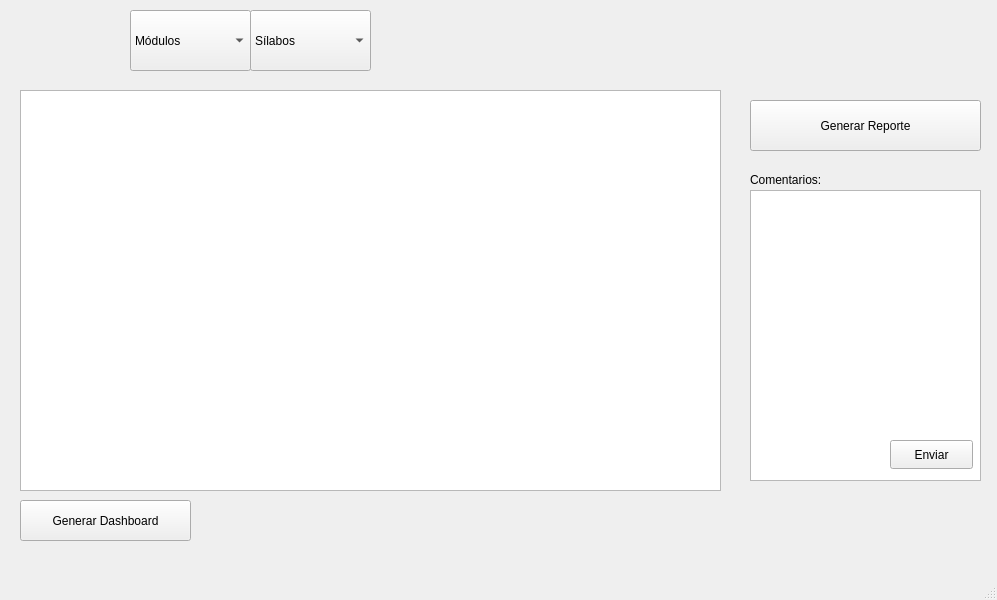
<?xml version="1.0" encoding="UTF-8"?>
<ui version="4.0">
 <class>PanelPrincipal</class>
 <widget class="QMainWindow" name="PanelPrincipal">
  <property name="geometry">
   <rect>
    <x>0</x>
    <y>0</y>
    <width>997</width>
    <height>600</height>
   </rect>
  </property>
  <property name="windowTitle">
   <string>MainWindow</string>
  </property>
  <widget class="QWidget" name="centralwidget">
   <widget class="QLabel" name="imageLabel">
    <property name="geometry">
     <rect>
      <x>780</x>
      <y>20</y>
      <width>201</width>
      <height>51</height>
     </rect>
    </property>
    <property name="text">
     <string/>
    </property>
    <property name="pixmap">
     <pixmap resource="recursos.qrc">:/images/imagenes/Imagen1.png</pixmap>
    </property>
    <property name="scaledContents">
     <bool>true</bool>
    </property>
   </widget>
   <widget class="QComboBox" name="comboBox">
    <property name="geometry">
     <rect>
      <x>130</x>
      <y>10</y>
      <width>121</width>
      <height>61</height>
     </rect>
    </property>
    <item>
     <property name="text">
      <string>Módulos</string>
     </property>
    </item>
    <item>
     <property name="text">
      <string>Prerevisión</string>
     </property>
    </item>
    <item>
     <property name="text">
      <string>Revisión 1</string>
     </property>
    </item>
    <item>
     <property name="text">
      <string>Revisión 2</string>
     </property>
    </item>
   </widget>
   <widget class="QComboBox" name="comboBox_2">
    <property name="geometry">
     <rect>
      <x>250</x>
      <y>10</y>
      <width>121</width>
      <height>61</height>
     </rect>
    </property>
    <item>
     <property name="text">
      <string>Sílabos</string>
     </property>
    </item>
    <item>
     <property name="text">
      <string>Cargar</string>
     </property>
    </item>
    <item>
     <property name="text">
      <string>Ver Sílabos</string>
     </property>
    </item>
    <item>
     <property name="text">
      <string>Revisar Sílabos</string>
     </property>
    </item>
   </widget>
   <widget class="QPushButton" name="pushButton">
    <property name="geometry">
     <rect>
      <x>750</x>
      <y>100</y>
      <width>231</width>
      <height>51</height>
     </rect>
    </property>
    <property name="text">
     <string>Generar Reporte</string>
    </property>
   </widget>
   <widget class="QTableWidget" name="tableWidget">
    <property name="geometry">
     <rect>
      <x>20</x>
      <y>90</y>
      <width>701</width>
      <height>401</height>
     </rect>
    </property>
   </widget>
   <widget class="QTextBrowser" name="textBrowser">
    <property name="geometry">
     <rect>
      <x>750</x>
      <y>190</y>
      <width>231</width>
      <height>291</height>
     </rect>
    </property>
   </widget>
   <widget class="QLabel" name="label">
    <property name="geometry">
     <rect>
      <x>750</x>
      <y>170</y>
      <width>101</width>
      <height>20</height>
     </rect>
    </property>
    <property name="text">
     <string>Comentarios:</string>
    </property>
   </widget>
   <widget class="QPushButton" name="pushButton_2">
    <property name="geometry">
     <rect>
      <x>890</x>
      <y>440</y>
      <width>83</width>
      <height>29</height>
     </rect>
    </property>
    <property name="text">
     <string>Enviar</string>
    </property>
   </widget>
   <widget class="QPushButton" name="pushButton_3">
    <property name="geometry">
     <rect>
      <x>20</x>
      <y>500</y>
      <width>171</width>
      <height>41</height>
     </rect>
    </property>
    <property name="text">
     <string>Generar Dashboard</string>
    </property>
   </widget>
  </widget>
  <widget class="QMenuBar" name="menubar">
   <property name="geometry">
    <rect>
     <x>0</x>
     <y>0</y>
     <width>997</width>
     <height>25</height>
    </rect>
   </property>
  </widget>
  <widget class="QStatusBar" name="statusbar"/>
 </widget>
 <resources>
  <include location="recursos.qrc"/>
 </resources>
 <connections/>
</ui>
